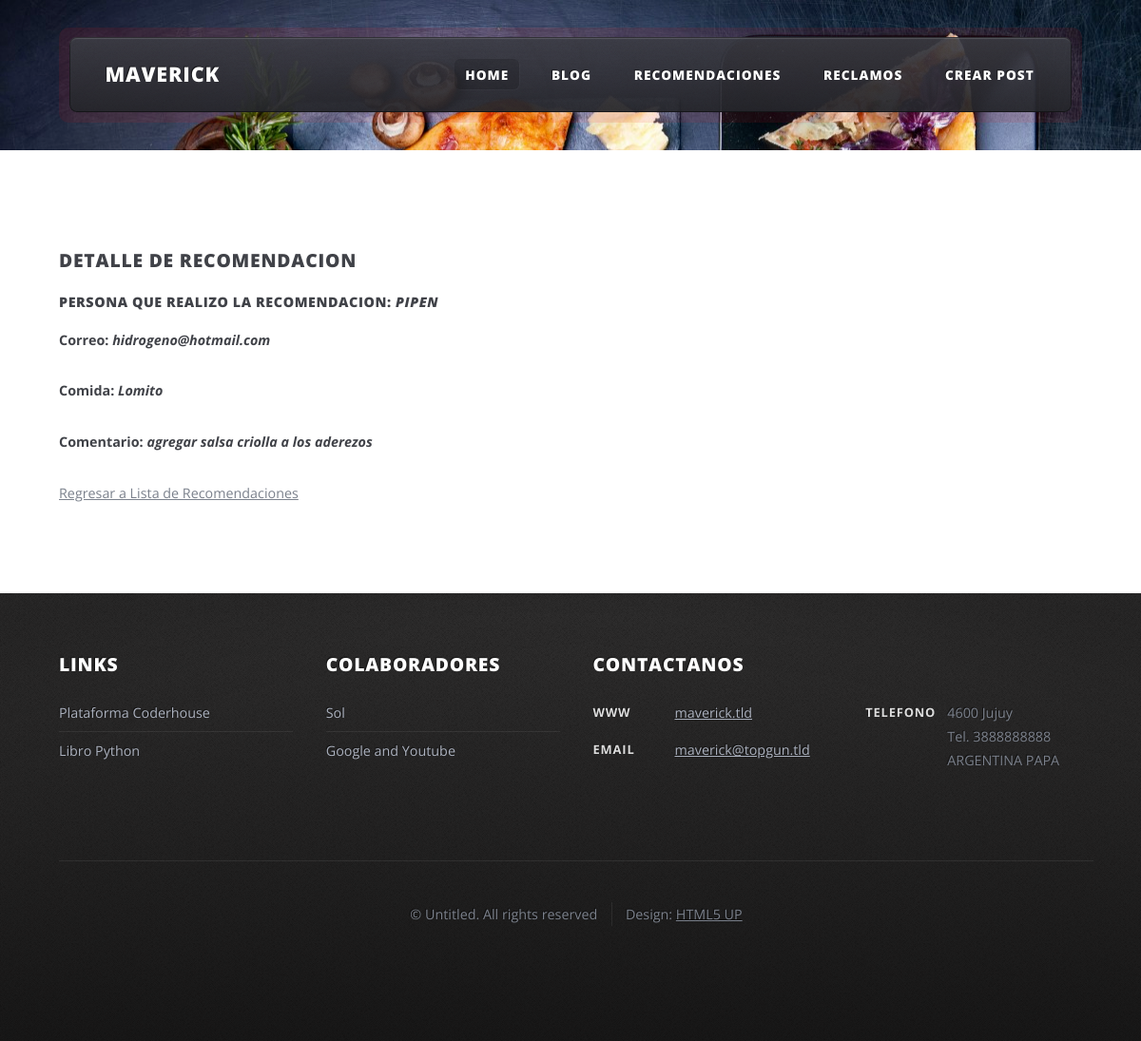
Before: /detalleReco/2/ with the older database file.
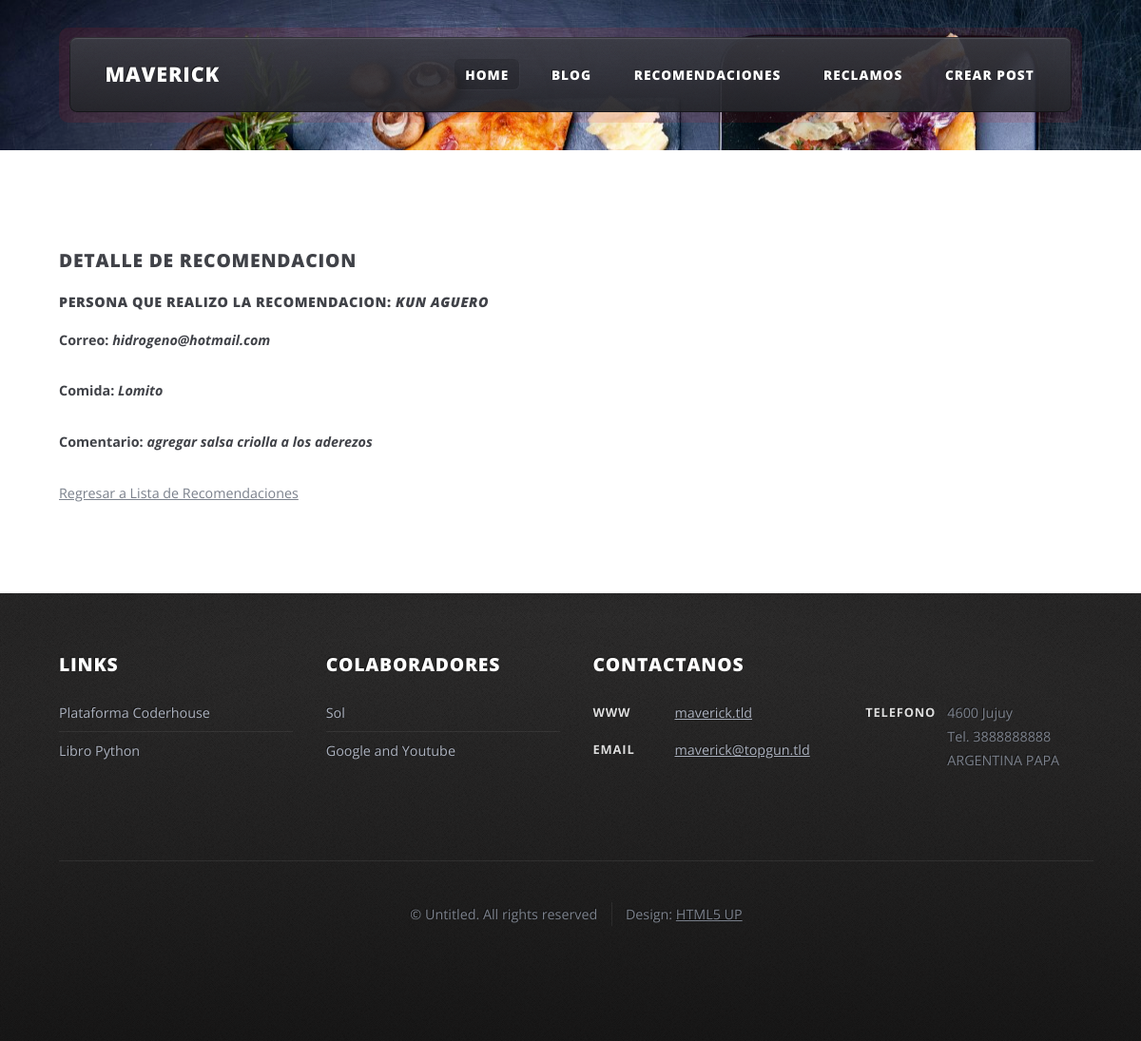
After: the same page with the newer database file.
### appMaverick/models.py (models this page shows, shortened)
class Recomendacion(models.Model):
    nombre = models.CharField(max_length=40)
    correo = models.EmailField()
    comida = models.CharField(max_length=11)
    comentario = models.CharField(max_length=500)

### appMaverick/views.py (the view)
# urls.py: path('detalleReco/<pk>/',RecomendacionDetalle.as_view(), name='detalleRecomendacion'),
class RecomendacionDetalle(DetailView):
    model = Recomendacion
    template_name = 'appMaverick/recomendaciones_detalle.html'

### appMaverick/templates/appMaverick/recomendaciones_detalle.html
{% extends "appMaverick/master.html" %}
{% block contenido %}
<div id="main-wrapper">
    <div class="wrapper style2">
        <div class="inner">
            <div class="container">
                <div class="row">
                    <div class="col-8 col-12-medium">
                        <div id="content">
                                <h3>Detalle de Recomendacion</h3>
                                <h5>Persona que realizo la recomendacion: <i>  {{ object.nombre }}</i> </h5>
                                <p><strong>Correo:<i>  {{ object.correo  }}</i></strong></p>
                                <p><strong>Comida:<i>  {{ object.comida  }}</i></strong></p>
                                <p><strong>Comentario:<i>  {{ object.comentario }}</i></strong></p>
                                <p>
                                    <a href="{% url 'listRecomendacion' %}">Regresar a Lista de Recomendaciones</a>
                                </p>
                                </div>
                                </div>
                            </div>
                        </div>
                    </div>
                </div>
            </div>
{% endblock %}

Changed rows visible on the page:
changed Recomendacion "hidrogeno@hotmail.com": nombre "PIPEN" → "KUN AGUERO"
